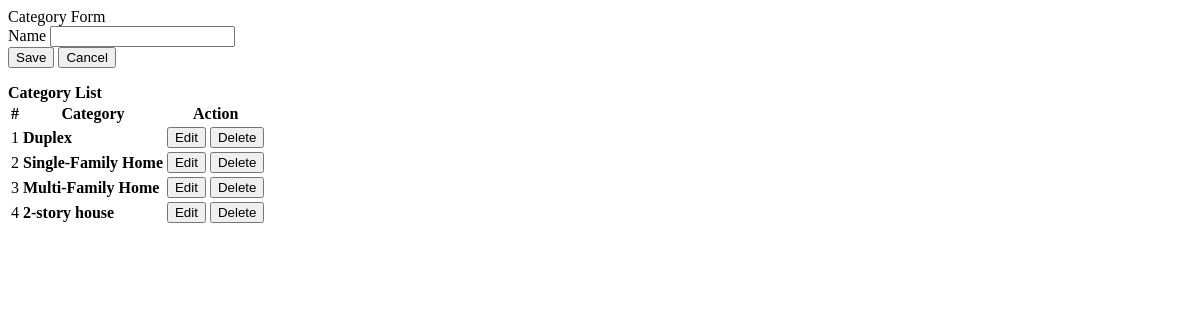
The app's page /categories.php, older data.
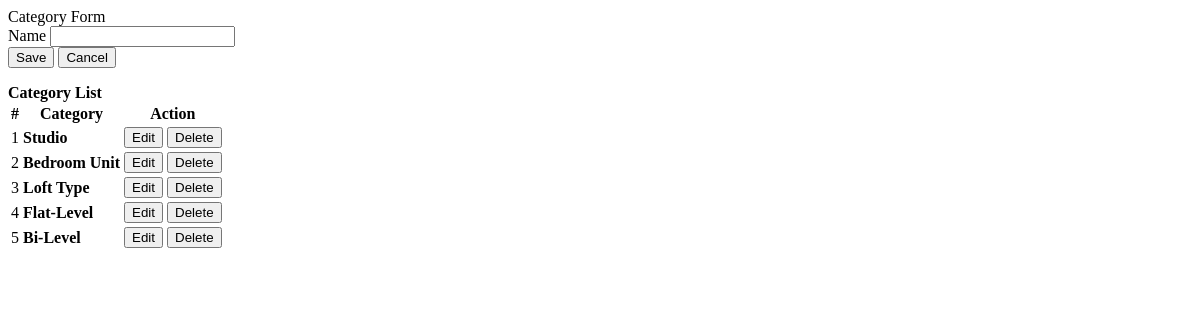
The same page, newer data.
### tables this page shows
CREATE TABLE `categories` (
  `id` int(30) NOT NULL,
  `name` varchar(200) NOT NULL
);

### categories.php (the view, shortened to what this page needs)
<?php include('db_connect.php');?>
<div class="container-fluid">
	<div class="col-lg-12">
		<div class="row">
			<div class="col-md-4">
			<form action="" id="manage-category">
				<div class="card">
					<div class="card-header">
						    Category Form
				  	</div>
					<div class="card-body">
							<div class="form-group">
								<label class="control-label">Name</label>
								<input type="text" class="form-control" name="name">
							</div>
					</div>
					<div class="card-footer">
						<div class="row">
							<div class="col-md-12">
								<button class="btn btn-sm btn-primary col-sm-3 offset-md-3"> Save</button>
								<button class="btn btn-sm btn-default col-sm-3" type="button" onclick="$('#manage-category').get(0).reset()"> Cancel</button>
							</div>
						</div>
					</div>
				</div>
			</form>
			</div>
			<div class="col-md-8">
				<div class="card">
					<div class="card-header">
						<b>Category List</b>
					</div>
					<div class="card-body">
						<table class="table table-bordered table-hover">
							<thead>
								<tr>
									<th class="text-center">#</th>
									<th class="text-center">Category</th>
									<th class="text-center">Action</th>
								</tr>
							</thead>
							<tbody>
								<?php
								$i = 1;
								$category = $conn->query("SELECT * FROM categories order by id asc");
								while($row=$category->fetch_assoc()):
								?>
								<tr>
									<td class="text-center"><?php echo $i++ ?></td>
									<td class="">
										<p><b><?php echo $row['name'] ?></b></p>
									</td>
									<td class="text-center">
										<button class="btn btn-sm btn-primary edit_category" type="button" data-id="<?php echo $row['id'] ?>"  data-name="<?php echo $row['name'] ?>" >Edit</button>
										<button class="btn btn-sm btn-danger delete_category" type="button" data-id="<?php echo $row['id'] ?>">Delete</button>
									</td>
								</tr>
								<?php endwhile; ?>
							</tbody>
						</table>
					</div>
				</div>
			</div>
		</div>
	</div>
</div>

### categories.php (style rules this page uses)
td { vertical-align: middle !important; }

Row changes from the older to the newer data that the page shows:
removed categories: name "Duplex"
removed categories: name "Single-Family Home"
removed categories: name "Multi-Family Home"
removed categories: name "2-story house"
added categories: name "Studio"
added categories: name "Bedroom Unit"
added categories: name "Loft Type"
added categories: name "Flat-Level"
added categories: name "Bi-Level"
